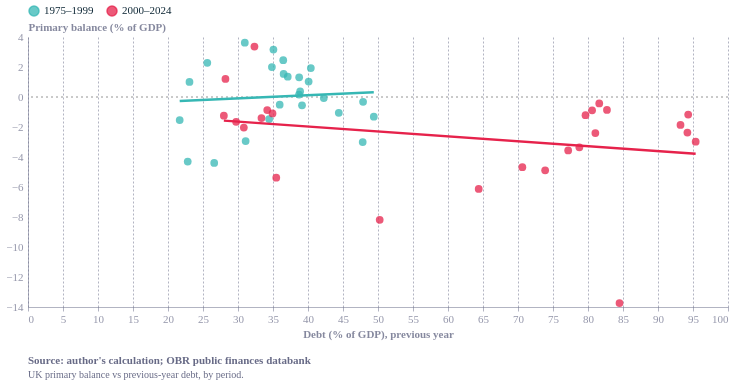

The code cell stored with this chart in its notebook:
### Code cell
import pandas as pd
import numpy as np
import altair as alt
from ecostyles import EcoStyles

styles = EcoStyles(); styles.register_and_enable_theme()

# Primary balance vs previous-year debt, % of GDP. Source: OBR databank.
xl = "../Data/PSF_aggregates_databank_Mar_EFO.xlsx"   # adjust path
raw = pd.read_excel(xl, sheet_name="Aggregates (per cent of GDP)", header=None)
d = raw.iloc[4:, [1, 11, 23]].copy()
d.columns = ["year", "pb", "debt"]
d["year"] = d["year"].apply(lambda v: int(str(v)[:4]) if str(v)[:4].isdigit() else np.nan)
for c in ["pb", "debt"]:
    d[c] = pd.to_numeric(d[c], errors="coerce")
d = d.dropna().sort_values("year")
d = d[d["year"] <= 2024]
d["debt_lag"] = d["debt"].shift(1)
d = d.dropna()

def era(y):
    if y <= 1999: return "1975–1999"
    return "2000–2024"
d["era"] = d["year"].apply(era)
order = ["1975–1999", "2000–2024"]

pts = alt.Chart(d).mark_point(filled=True, size=60, opacity=0.75).encode(
    x=alt.X("debt_lag:Q", title="Debt (% of GDP), previous year"),
    y=alt.Y("pb:Q", title="Primary balance (% of GDP)"),
    color=alt.Color("era:N", sort=order,
        scale=alt.Scale(domain=order, range=["#36B7B4", "#E6224B"]),
        legend=alt.Legend(orient="top", title=None)))

fits = pts.transform_regression("debt_lag", "pb", groupby=["era"]).mark_line(strokeWidth=2.5)

zero = alt.Chart(d).mark_rule(color="#c9c9c9", strokeDash=[2,3]).encode(y=alt.datum(0))

caption = alt.Title(
    text="Source: author's calculation; OBR public finances databank",
    subtitle=[
        "UK primary balance vs previous-year debt, by period.",
    ],
    orient="bottom", anchor="start", fontSize=11, subtitleFontSize=10,
    color="#676A86", subtitleColor="#676A86", dy=12)

chart = (zero + pts + fits).properties(width=700, height=270, title=caption).configure(
    background="white", font="Circular Std").configure_view(
    fill="transparent", stroke="transparent")

styles.save(chart, path=".", name="deficit_vs_debt", svg=True)
chart.save("deficit_vs_debt.png", scale_factor=2.0)
chart

### Figure 1 — Vega-Lite specification as saved in the notebook (floating-point values rounded to 4 significant figures)
{"config": {"font": "Circular Std", "text": {"color": "#676A86", "align": "left", "baseline": "middle", "dx": 7, "dy": 0, "fontSize": 11}, "view": {"stroke": "transparent", "continuousWidth": 400, "continuousHeight": 300, "discreteWidth": 400, "discreteHeight": 300, "fill": "transparent"}, "range": {"category": ["#36B7B4", "#E6224B", "#F4C245", "#0063AF", "#00A767", "#179FDB", "#EB5C2E"], "diverging": ["#E6224B", "#E54753", "#C9C9C9", "#179FDB", "#122B39"], "heatmap": ["#C9C9C9", "#179FDB", "#0063AF", "#122B39"], "ordinal": ["#00A767", "#36B7B4", "#179FDB", "#0063AF", "#243B5A"]}, "bar": {"color": "#179fdb"}, "line": {"color": "#e6224b"}, "rule": {"color": "#676A86"}, "area": {"opacity": 0.3}, "point": {"filled": true, "size": 80, "color": "#e6224b", "opacity": 0.95}, "geoshape": {"stroke": "white", "strokeWidth": 0.3}, "rect": {"fill": "#d6d4d4", "opacity": 0.3}, "axis": {"labelColor": "#676A86", "labelFontSize": 11, "labelFont": "Circular Std", "labelOpacity": 0.7, "tickColor": "#676A86", "tickOpacity": 0.5, "domainColor": "#676A86", "domainOpacity": 0.5, "gridColor": "#676A86", "gridDash": [2, 2], "gridOpacity": 0.5, "title": null, "titleColor": "#676A86", "titleOpacity": 0.8, "tickSize": 4}, "axisXDiscrete": {"grid": false, "labelAngle": 0, "tickCount": 10, "tickOpacity": 0.5, "title": null}, "axisYDiscrete": {"ticks": false, "labelPadding": 5}, "axisXTemporal": {"grid": false, "ticks": true}, "axisXQuantitative": {"grid": true}, "axisYQuantitative": {"gridColor": "#676A86", "gridDash": [1, 5], "gridOpacity": 0.5, "ticks": false, "labelPadding": 5, "tickCount": 8, "titleAngle": 0, "titleAlign": "left", "titleBaseline": "bottom", "titleX": 0, "titleY": -5}, "title": {"color": "#676A86E6", "subtitleColor": "#676A86", "font": "Circular Std", "subtitleFont": "Circular Std", "anchor": "start", "fontSize": 14, "subtitleFontSize": 12, "subtitlePadding": 4, "offset": 0, "frame": "group"}, "legend": {"titleColor": "#122b39", "title": null, "labelColor": "#122b39", "labelFontSize": 11}, "background": "white"}, "layer": [{"mark": {"type": "rule", "color": "#c9c9c9", "strokeDash": [2, 3]}, "encoding": {"y": {"datum": 0}}}, {"mark": {"type": "point", "filled": true, "opacity": 0.75, "size": 60}, "encoding": {"color": {"field": "era", "legend": {"orient": "top", "title": null}, "scale": {"domain": ["1975–1999", "2000–2024"], "range": ["#36B7B4", "#E6224B"]}, "sort": ["1975–1999", "2000–2024"], "type": "nominal"}, "x": {"field": "debt_lag", "title": "Debt (% of GDP), previous year", "type": "quantitative"}, "y": {"field": "pb", "title": "Primary balance (% of GDP)", "type": "quantitative"}}}, {"mark": {"type": "line", "strokeWidth": 2.5}, "encoding": {"color": {"field": "era", "legend": {"orient": "top", "title": null}, "scale": {"domain": ["1975–1999", "2000–2024"], "range": ["#36B7B4", "#E6224B"]}, "sort": ["1975–1999", "2000–2024"], "type": "nominal"}, "x": {"field": "debt_lag", "title": "Debt (% of GDP), previous year", "type": "quantitative"}, "y": {"field": "pb", "title": "Primary balance (% of GDP)", "type": "quantitative"}}, "transform": [{"on": "debt_lag", "regression": "pb", "groupby": ["era"]}]}], "data": {"name": "data-493c2a6048ae0603009fb81a3bb18be1"}, "height": 270, "title": {"text": "Source: author's calculation; OBR public finances databank", "anchor": "start", "color": "#676A86", "dy": 12, "fontSize": 11, "orient": "bottom", "subtitle": ["UK primary balance vs previous-year debt, by period."], "subtitleColor": "#676A86", "subtitleFontSize": 10}, "width": 700, "$schema": "https://vega.github.io/schema/vega-lite/v6.4.1.json", "datasets": {"data-493c2a6048ae0603009fb81a3bb18be1": [{"year": 1975.0, "pb": -3.001, "debt": 49.4, "debt_lag": 47.82, "era": "1975–1999"}, {"year": 1976.0, "pb": -1.309, "debt": 47.87, "debt_lag": 49.4, "era": "1975–1999"}, {"year": 1977.0, "pb": -0.3232, "debt": 44.4, "debt_lag": 47.87, "era": "1975–1999"}, {"year": 1978.0, "pb": -1.056, "debt": 42.25, "debt_lag": 44.4, "era": "1975–1999"}, {"year": 1979.0, "pb": -0.06978, "debt": 39.15, "debt_lag": 42.25, "era": "1975–1999"}, {"year": 1980.0, "pb": -0.5576, "debt": 40.4, "debt_lag": 39.15, "era": "1975–1999"}, {"year": 1981.0, "pb": 1.93, "debt": 40.09, "debt_lag": 40.4, "era": "1975–1999"}, {"year": 1982.0, "pb": 1.03, "debt": 38.72, "debt_lag": 40.09, "era": "1975–1999"}, {"year": 1983.0, "pb": 0.1625, "debt": 38.88, "debt_lag": 38.72, "era": "1975–1999"}, {"year": 1984.0, "pb": 0.3684, "debt": 38.74, "debt_lag": 38.88, "era": "1975–1999"}, {"year": 1985.0, "pb": 1.311, "debt": 37.11, "debt_lag": 38.74, "era": "1975–1999"}, {"year": 1986.0, "pb": 1.357, "debt": 34.84, "debt_lag": 37.11, "era": "1975–1999"}, {"year": 1987.0, "pb": 1.993, "debt": 30.97, "debt_lag": 34.84, "era": "1975–1999"}, {"year": 1988.0, "pb": 3.619, "debt": 25.61, "debt_lag": 30.97, "era": "1975–1999"}, {"year": 1989.0, "pb": 2.281, "debt": 23.07, "debt_lag": 25.61, "era": "1975–1999"}, {"year": 1990.0, "pb": 1.007, "debt": 21.67, "debt_lag": 23.07, "era": "1975–1999"}, {"year": 1991.0, "pb": -1.536, "debt": 22.82, "debt_lag": 21.67, "era": "1975–1999"}, {"year": 1992.0, "pb": -4.307, "debt": 26.6, "debt_lag": 22.82, "era": "1975–1999"}, {"year": 1993.0, "pb": -4.395, "debt": 31.09, "debt_lag": 26.6, "era": "1975–1999"}, {"year": 1994.0, "pb": -2.937, "debt": 34.45, "debt_lag": 31.09, "era": "1975–1999"}, {"year": 1995.0, "pb": -1.473, "debt": 35.96, "debt_lag": 34.45, "era": "1975–1999"}, {"year": 1996.0, "pb": -0.5115, "debt": 36.52, "debt_lag": 35.96, "era": "1975–1999"}, {"year": 1997.0, "pb": 1.541, "debt": 36.46, "debt_lag": 36.52, "era": "1975–1999"}, {"year": 1998.0, "pb": 2.456, "debt": 35.06, "debt_lag": 36.46, "era": "1975–1999"}, {"year": 1999.0, "pb": 3.159, "debt": 32.35, "debt_lag": 35.06, "era": "1975–1999"}, {"year": 2000.0, "pb": 3.361, "debt": 28.21, "debt_lag": 32.35, "era": "2000–2024"}, {"year": 2001.0, "pb": 1.204, "debt": 27.98, "debt_lag": 28.21, "era": "2000–2024"}, {"year": 2002.0, "pb": -1.244, "debt": 29.73, "debt_lag": 27.98, "era": "2000–2024"}, {"year": 2003.0, "pb": -1.653, "debt": 30.83, "debt_lag": 29.73, "era": "2000–2024"}, {"year": 2004.0, "pb": -2.04, "debt": 33.35, "debt_lag": 30.83, "era": "2000–2024"}, {"year": 2005.0, "pb": -1.404, "debt": 34.18, "debt_lag": 33.35, "era": "2000–2024"}, {"year": 2006.0, "pb": -0.8695, "debt": 34.93, "debt_lag": 34.18, "era": "2000–2024"}, {"year": 2007.0, "pb": -1.093, "debt": 35.47, "debt_lag": 34.93, "era": "2000–2024"}, {"year": 2008.0, "pb": -5.377, "debt": 50.24, "debt_lag": 35.47, "era": "2000–2024"}, {"year": 2009.0, "pb": -8.188, "debt": 64.39, "debt_lag": 50.24, "era": "2000–2024"}, {"year": 2010.0, "pb": -6.127, "debt": 70.62, "debt_lag": 64.39, "era": "2000–2024"}, {"year": 2011.0, "pb": -4.678, "debt": 73.88, "debt_lag": 70.62, "era": "2000–2024"}, {"year": 2012.0, "pb": -4.887, "debt": 77.17, "debt_lag": 73.88, "era": "2000–2024"}, {"year": 2013.0, "pb": -3.566, "debt": 78.77, "debt_lag": 77.17, "era": "2000–2024"}, {"year": 2014.0, "pb": -3.356, "debt": 81.05, "debt_lag": 78.77, "era": "2000–2024"}, {"year": 2015.0, "pb": -2.405, "debt": 80.59, "debt_lag": 81.05, "era": "2000–2024"}, {"year": 2016.0, "pb": -0.8914, "debt": 82.71, "debt_lag": 80.59, "era": "2000–2024"}, {"year": 2017.0, "pb": -0.8662, "debt": 81.61, "debt_lag": 82.71, "era": "2000–2024"}, {"year": 2018.0, "pb": -0.4331, "debt": 79.64, "debt_lag": 81.61, "era": "2000–2024"}, {"year": 2019.0, "pb": -1.213, "debt": 84.5, "debt_lag": 79.64, "era": "2000–2024"}, {"year": 2020.0, "pb": -13.74, "debt": 95.38, "debt_lag": 84.5, "era": "2000–2024"}, {"year": 2021.0, "pb": -2.98, "debt": 94.31, "debt_lag": 95.38, "era": "2000–2024"}, {"year": 2022.0, "pb": -1.175, "debt": 93.21, "debt_lag": 94.31, "era": "2000–2024"}, {"year": 2023.0, "pb": -1.866, "debt": 94.2, "debt_lag": 93.21, "era": "2000–2024"}, {"year": 2024.0, "pb": -2.372, "debt": 93.2, "debt_lag": 94.2, "era": "2000–2024"}]}}
